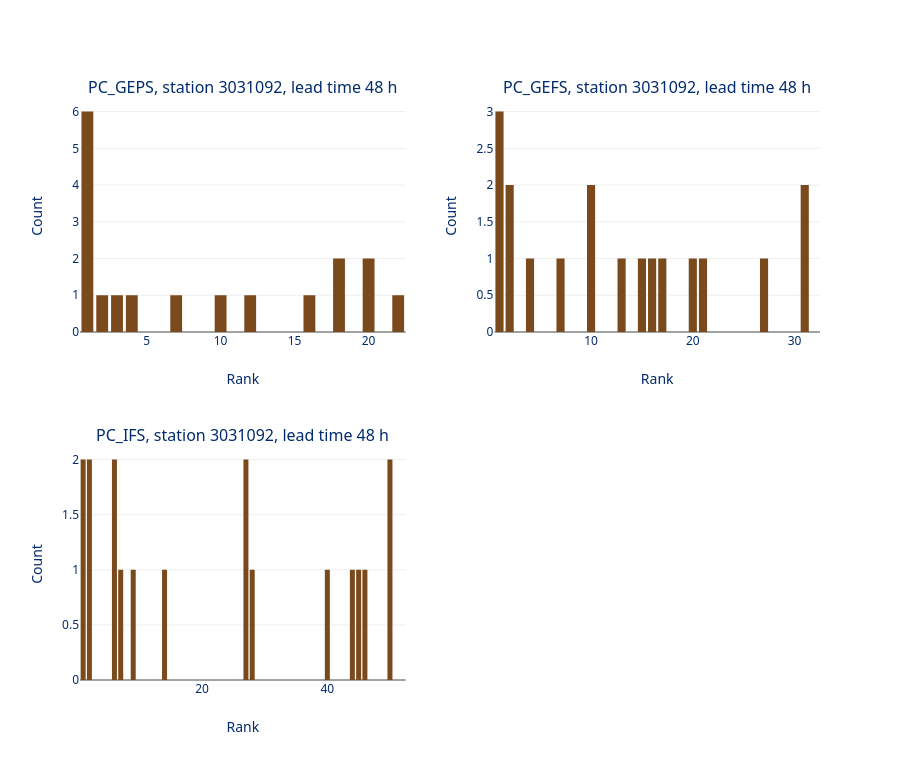

The notebook cell saved with this chart:
### Code cell
from verification_plots import rank_histogram_plot

#rank_histogram_plot(ods, station=stations[0], lead_time=lead_times[4])

rank_histogram_plot(ods, lead_time=lead_times[1])

### Figure 1 — Plotly figure (JSON) as saved in the notebook; plotly's stock layout.template omitted (floating-point values rounded to 4 significant figures)
{"data": [{"marker": {"color": "#7A491C"}, "showlegend": false, "type": "bar", "x": [1.0, 2.0, 3.0, 4.0, 5.0, 6.0, 7.0, 8.0, 9.0, 10.0, 11.0, 12.0, 13.0, 14.0, 15.0, 16.0, 17.0, 18.0, 19.0, 20.0, 21.0, 22.0], "xaxis": "x", "y": [6, 1, 1, 1, 0, 0, 1, 0, 0, 1, 0, 1, 0, 0, 0, 1, 0, 2, 0, 2, 0, 1], "yaxis": "y"}, {"marker": {"color": "#7A491C"}, "showlegend": false, "type": "bar", "x": [1.0, 2.0, 3.0, 4.0, 5.0, 6.0, 7.0, 8.0, 9.0, 10.0, 11.0, 12.0, 13.0, 14.0, 15.0, 16.0, 17.0, 18.0, 19.0, 20.0, 21.0, 22.0, 23.0, 24.0, 25.0, 26.0, 27.0, 28.0, 29.0, 30.0, 31.0, 32.0], "xaxis": "x2", "y": [3, 2, 0, 1, 0, 0, 1, 0, 0, 2, 0, 0, 1, 0, 1, 1, 1, 0, 0, 1, 1, 0, 0, 0, 0, 0, 1, 0, 0, 0, 2, 0], "yaxis": "y2"}, {"marker": {"color": "#7A491C"}, "showlegend": false, "type": "bar", "x": [1.0, 2.0, 3.0, 4.0, 5.0, 6.0, 7.0, 8.0, 9.0, 10.0, 11.0, 12.0, 13.0, 14.0, 15.0, 16.0, 17.0, 18.0, 19.0, 20.0, 21.0, 22.0, 23.0, 24.0, 25.0, 26.0, 27.0, 28.0, 29.0, 30.0, 31.0, 32.0, 33.0, 34.0, 35.0, 36.0, 37.0, 38.0, 39.0, 40.0, 41.0, 42.0, 43.0, 44.0, 45.0, 46.0, 47.0, 48.0, 49.0, 50.0, 51.0, 52.0], "xaxis": "x3", "y": [2, 2, 0, 0, 0, 2, 1, 0, 1, 0, 0, 0, 0, 1, 0, 0, 0, 0, 0, 0, 0, 0, 0, 0, 0, 0, 2, 1, 0, 0, 0, 0, 0, 0, 0, 0, 0, 0, 0, 1, 0, 0, 0, 1, 1, 1, 0, 0, 0, 2, 0, 0], "yaxis": "y3"}], "layout": {"annotations": [{"font": {"size": 16}, "showarrow": false, "text": "PC_GEPS, station 3031092, lead time 48 h", "x": 0.22, "xanchor": "center", "xref": "paper", "y": 1, "yanchor": "bottom", "yref": "paper"}, {"font": {"size": 16}, "showarrow": false, "text": "PC_GEFS, station 3031092, lead time 48 h", "x": 0.78, "xanchor": "center", "xref": "paper", "y": 1, "yanchor": "bottom", "yref": "paper"}, {"font": {"size": 16}, "showarrow": false, "text": "PC_IFS, station 3031092, lead time 48 h", "x": 0.22, "xanchor": "center", "xref": "paper", "y": 0.4, "yanchor": "bottom", "yref": "paper"}], "height": 760, "xaxis": {"anchor": "y", "domain": [0, 0.44], "title": {"text": "Rank"}}, "xaxis2": {"anchor": "y2", "domain": [0.56, 1], "title": {"text": "Rank"}}, "xaxis3": {"anchor": "y3", "domain": [0, 0.44], "title": {"text": "Rank"}}, "xaxis4": {"anchor": "y4", "domain": [0.56, 1]}, "yaxis": {"anchor": "x", "domain": [0.6, 1], "title": {"text": "Count"}}, "yaxis2": {"anchor": "x2", "domain": [0.6, 1], "title": {"text": "Count"}}, "yaxis3": {"anchor": "x3", "domain": [0, 0.4], "title": {"text": "Count"}}, "yaxis4": {"anchor": "x4", "domain": [0, 0.4]}}}
